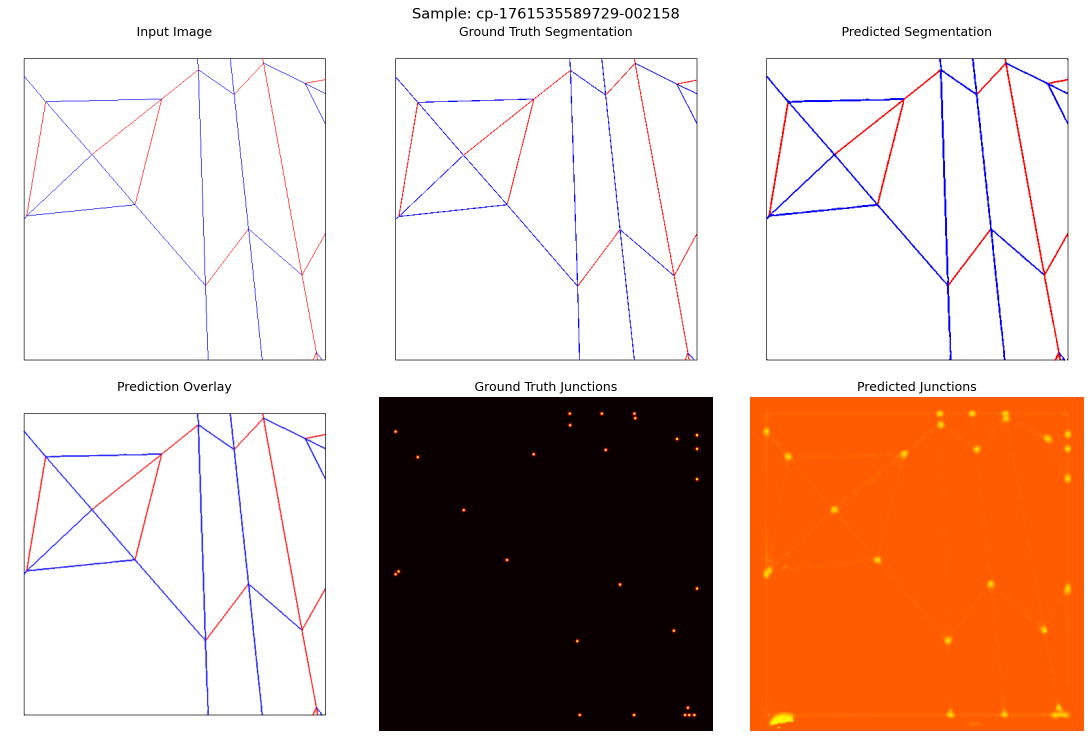
#> input picture visualizations/epoch11_predictions/cp-1761535589729-002158_prediction.png, 2182 x 1477 px (shown at 1/2 size)
$ python -i crop_detector.py   (imports and definitions only)
#> lines starting #> are read from the running program, lines starting #| are printed output that depends on the picture; after the words box and inside, x2 and y2 are one past the last pixel; in counts of white or black regions, pixels touching at a corner belong together
#> further down, picture is the input picture: PIL image 2182x1477 RGBA; mean R, G, B, A 217.4, 192.4, 181.4, 255
"""Detect, crop, and score clean crease-pattern regions from scraped assets."""

from __future__ import annotations

from dataclasses import dataclass
from pathlib import Path
from typing import Iterator

import cv2
import numpy as np
from PIL import Image, ImageOps

from .manifest import sha256_file, sanitize_slug


class PDFRenderingUnavailable(RuntimeError):
    """Raised when a PDF asset cannot be rendered because no renderer is installed."""


@dataclass
class CropDetectionResult:
    asset_id: str
    source_path: str
    crop_path: str | None
    status: str
    needs_review: bool
    bbox: tuple[int, int, int, int] | None
    page_index: int | None
    cp_score: float
    clean_digital_score: float
    hand_drawn_score: float
    photo_text_score: float
    perceptual_hash: str | None
    content_sha256: str | None
    reasons: list[str]
    metrics: dict[str, float]
    gemini: dict[str, object] | None = None


@dataclass
class _Analysis:
    bbox: tuple[int, int, int, int] | None
    cp_score: float
    clean_digital_score: float
    hand_drawn_score: float
    photo_text_score: float
    reasons: list[str]
    metrics: dict[str, float]


def _clamp01(value: float) -> float:
    return max(0.0, min(1.0, float(value)))


def _foreground_metrics(crop_rgb: np.ndarray) -> dict[str, float]:
    """Estimate whether a crop is sparse line art or a filled/photo object."""
    if crop_rgb.size == 0:
        return {
            "foreground_fraction": 1.0,
            "largest_foreground_component_ratio": 1.0,
            "foreground_saturation_mean": 0.0,
            "background_distance_mean": 0.0,
            "photo_object_score": 1.0,
            "line_art_score": 0.0,
        }

    height, width = crop_rgb.shape[:2]
    patch = max(4, min(height, width) // 12)
    samples = np.concatenate(
        [
            crop_rgb[:patch, :patch].reshape(-1, 3),
            crop_rgb[:patch, -patch:].reshape(-1, 3),
            crop_rgb[-patch:, :patch].reshape(-1, 3),
            crop_rgb[-patch:, -patch:].reshape(-1, 3),
        ],
        axis=0,
    ).astype(np.float32)
    background = np.median(samples, axis=0)
    rgb_float = crop_rgb.astype(np.float32)
    distance = np.linalg.norm(rgb_float - background, axis=2)
    threshold = max(28.0, float(np.std(samples)) * 2.2)
    foreground = distance > threshold

    # Small close gaps between shaded object pixels should remain filled, while
    # thin CP lines stay sparse.
    kernel_size = max(3, int(min(height, width) * 0.006))
    kernel = np.ones((kernel_size, kernel_size), np.uint8)
    filled_foreground = cv2.morphologyEx(foreground.astype(np.uint8), cv2.MORPH_CLOSE, kernel, iterations=1)
    foreground_fraction = float(np.count_nonzero(filled_foreground)) / float(max(1, height * width))

    component_count, labels, stats, _ = cv2.connectedComponentsWithStats(filled_foreground, connectivity=8)
    if component_count > 1:
        largest_component = int(stats[1:, cv2.CC_STAT_AREA].max())
    else:
        largest_component = 0
    largest_component_ratio = float(largest_component) / float(max(1, height * width))

    hsv = cv2.cvtColor(crop_rgb, cv2.COLOR_RGB2HSV)
    saturation = hsv[:, :, 1].astype(np.float32)
    foreground_saturation_mean = float(saturation[foreground].mean()) if np.any(foreground) else 0.0
    background_distance_mean = float(distance.mean())

    photo_object_score = _clamp01(
        0.45 * _clamp01(foreground_fraction / 0.42)
        + 0.35 * _clamp01(largest_component_ratio / 0.30)
        + 0.20 * _clamp01(foreground_saturation_mean / 95.0)
    )
    line_art_score = _clamp01(
        0.45 * (1.0 - _clamp01(foreground_fraction / 0.36))
        + 0.35 * (1.0 - _clamp01(largest_component_ratio / 0.24))
        + 0.20 * (1.0 - _clamp01(background_distance_mean / 80.0))
    )
    return {
        "foreground_fraction": float(foreground_fraction),
        "largest_foreground_component_ratio": float(largest_component_ratio),
        "foreground_saturation_mean": float(foreground_saturation_mean),
        "background_distance_mean": float(background_distance_mean),
        "photo_object_score": float(photo_object_score),
        "line_art_score": float(line_art_score),
    }


def _to_rgb_array(image: Image.Image) -> np.ndarray:
    image = ImageOps.exif_transpose(image)
    if image.mode in {"RGBA", "LA"}:
        background = Image.new("RGBA", image.size, (255, 255, 255, 255))
#> background: PIL image 2182x1477 RGBA; every value is 255
        background.alpha_composite(image.convert("RGBA"))
        image = background.convert("RGB")
    else:
        image = image.convert("RGB")
    return np.array(image)


# [42 lines left out: functions average_hash, _render_pdf_with_pypdfium, iter_asset_images, not called in this run]


class CPCropDetector:
    """Heuristic detector for non-hand-drawn CP line-art crops."""

    def __init__(
        self,
        auto_accept_threshold: float = 0.75,
        review_threshold: float = 0.45,
        min_auto_side: int = 512,
        min_review_side: int = 256,
        analysis_max_side: int = 1600,
        crop_padding_ratio: float = 0.025,
    ) -> None:
        self.auto_accept_threshold = auto_accept_threshold
        self.review_threshold = review_threshold
        self.min_auto_side = min_auto_side
        self.min_review_side = min_review_side
        self.analysis_max_side = analysis_max_side
        self.crop_padding_ratio = crop_padding_ratio

    def analyze(self, image: Image.Image) -> _Analysis:
        rgb = _to_rgb_array(image)
        height, width = rgb.shape[:2]
        scale = min(1.0, self.analysis_max_side / max(width, height))
        if scale < 1.0:
            small = cv2.resize(rgb, (int(width * scale), int(height * scale)), interpolation=cv2.INTER_AREA)
        else:
            small = rgb

        small_h, small_w = small.shape[:2]
        gray = cv2.cvtColor(small, cv2.COLOR_RGB2GRAY)
        gray = cv2.GaussianBlur(gray, (3, 3), 0)
        edges = cv2.Canny(gray, 50, 150, apertureSize=3)
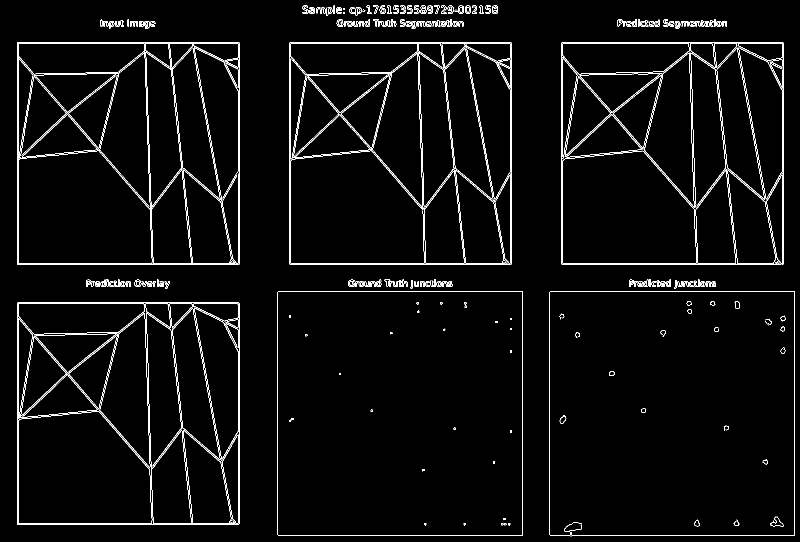
#> edges: shape (1083, 1600) (shown at 1/2 size); 3.2% white in thin lines or dots

        min_line_length = max(24, int(min(small_w, small_h) * 0.045))
        hough_threshold = max(24, int(min(small_w, small_h) * 0.035))
        lines = cv2.HoughLinesP(
            edges,
            rho=1,
            theta=np.pi / 180,
            threshold=hough_threshold,
            minLineLength=min_line_length,
            maxLineGap=max(6, int(min(small_w, small_h) * 0.01)),
        )
#> lines = 373 rows, first 6: [1123, 526, 1567, 526], [478, 528, 478, 85], [1127, 529, 1551, 529], [581, 84, 1020, 84], [1123, 87, 1567, 87], [36, 529, 36, 84]

        line_map = np.zeros_like(edges)
        total_length = 0.0
        angle_bins: set[int] = set()
        line_count = 0
        if lines is not None:
            for line in lines[:, 0, :]:
                x1, y1, x2, y2 = [int(v) for v in line]
                length = float(np.hypot(x2 - x1, y2 - y1))
                if length < min_line_length:
                    continue
                cv2.line(line_map, (x1, y1), (x2, y2), 255, 2, lineType=cv2.LINE_AA)
                total_length += length
                angle = (np.degrees(np.arctan2(y2 - y1, x2 - x1)) + 180.0) % 180.0
                angle_bins.add(int(angle // 15))
                line_count += 1
#> this loop made 373 passes
#> (x1, y1, x2, y2, length, total_length, angle) on passes 1 to 3: (1123, 526, 1567, 526, 444, 444, 0), (478, 528, 478, 85, 443, 887, 90), (1127, 529, 1551, 529, 424, 1311, 0)
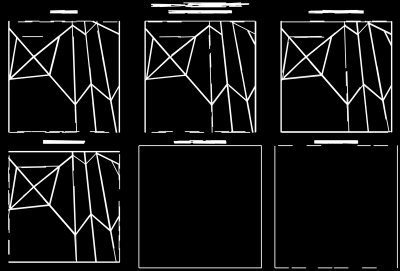
#> line_map: shape (1083, 1600) (shown at 1/4 size); min 0, max 255, mean 20.5
#> after the loop, angle_bins = 11 items; line_count = 373; total_length = 57220.3

        mask_for_bbox = line_map
        if line_count < 4:
            median = float(np.median(gray))
            if median >= 128:
                _, threshold_mask = cv2.threshold(gray, 0, 255, cv2.THRESH_BINARY_INV + cv2.THRESH_OTSU)
            else:
                _, threshold_mask = cv2.threshold(gray, 0, 255, cv2.THRESH_BINARY + cv2.THRESH_OTSU)
            mask_for_bbox = cv2.bitwise_or(mask_for_bbox, threshold_mask)

        dilate_size = max(3, int(min(small_w, small_h) * 0.008))
        kernel = np.ones((dilate_size, dilate_size), np.uint8)
        bbox_mask = cv2.dilate(mask_for_bbox, kernel, iterations=1)
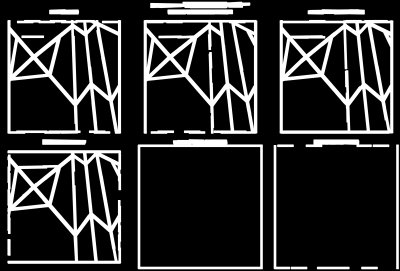
#> bbox_mask: shape (1083, 1600) (shown at 1/4 size); min 0, max 255, mean 47.4
        ys, xs = np.nonzero(bbox_mask)

        reasons: list[str] = []
        bbox: tuple[int, int, int, int] | None
        if len(xs) == 0 or len(ys) == 0:
            bbox = None
            reasons.append("no_line_region")
        else:
            pad = int(min(small_w, small_h) * self.crop_padding_ratio)
            x0 = max(0, int(xs.min()) - pad)
#> x0 = 2
            y0 = max(0, int(ys.min()) - pad)
#> y0 = 0
            x1 = min(small_w, int(xs.max()) + 1 + pad)
#> x1 = 1600
            y1 = min(small_h, int(ys.max()) + 1 + pad)
#> y1 = 1083
            bbox = (
                int(round(x0 / scale)),
                int(round(y0 / scale)),
                int(round(x1 / scale)),
                int(round(y1 / scale)),
            )
#> bbox = (3, 0, 2182, 1477)

        crop_area = float(max(1, small_w * small_h))
        if bbox is not None:
            sx0, sy0, sx1, sy1 = [int(round(v * scale)) for v in bbox]
#> sx0 = 2; sy0 = 0; sx1 = 1600; sy1 = 1083
            sx0, sy0 = max(0, sx0), max(0, sy0)
            sx1, sy1 = min(small_w, sx1), min(small_h, sy1)
            crop_area = float(max(1, (sx1 - sx0) * (sy1 - sy0)))
#> crop_area = 1730634
            crop_edges = edges[sy0:sy1, sx0:sx1]
#> crop_edges: shape (1083, 1598); 3.2% white in thin lines or dots
            crop_lines = line_map[sy0:sy1, sx0:sx1]
            crop_rgb = small[sy0:sy1, sx0:sx1]
        else:
            crop_edges = edges
            crop_lines = line_map
            crop_rgb = small

        line_pixels = float(np.count_nonzero(crop_lines))
#> line_pixels = 175766
        edge_pixels = float(np.count_nonzero(crop_edges))
#> edge_pixels = 55371
        line_density = line_pixels / crop_area
#> line_density = 0.102
        edge_density = edge_pixels / crop_area
#> edge_density = 0.032
        long_line_ratio = line_pixels / max(edge_pixels, 1.0)
#> long_line_ratio = 3.17

        if bbox is not None:
            x0, y0, x1, y1 = bbox
#> x0 = 3; x1 = 2182; y1 = 1477
            crop_w, crop_h = max(1, x1 - x0), max(1, y1 - y0)
#> crop_w = 2179; crop_h = 1477
        else:
            crop_w, crop_h = width, height
        aspect = crop_w / max(crop_h, 1)
#> aspect = 1.48
        aspect_score = _clamp01(1.0 - abs(np.log(max(aspect, 1e-6))) / np.log(1.65))
#> aspect_score = 0.223

        color_std = float(np.mean(np.std(crop_rgb.astype(np.float32), axis=(0, 1)))) if crop_rgb.size else 0.0
#> color_std = 99.48
        foreground = _foreground_metrics(crop_rgb)
#> in _foreground_metrics, `background = np.median(samples, axis=0)`: background = [255, 255, 255]
#> in _foreground_metrics, `distance = np.linalg.norm(rgb_float - background, axis=2)`:
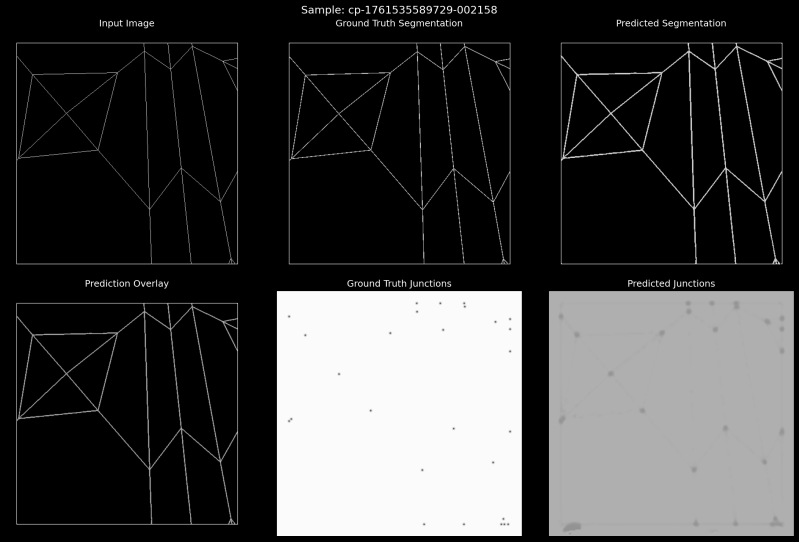
#> distance: shape (1083, 1598) float32 (shown at 1/2 size); min 0, max 441.7, mean 109.9; drawn with min black and max white
#> in _foreground_metrics, `threshold = max(28.0, float(np.std(samples)) * 2.2)`: threshold = 159.8
#> in _foreground_metrics, `filled_foreground = cv2.morphologyEx(foreground.astype(np.uint8), cv2...`:
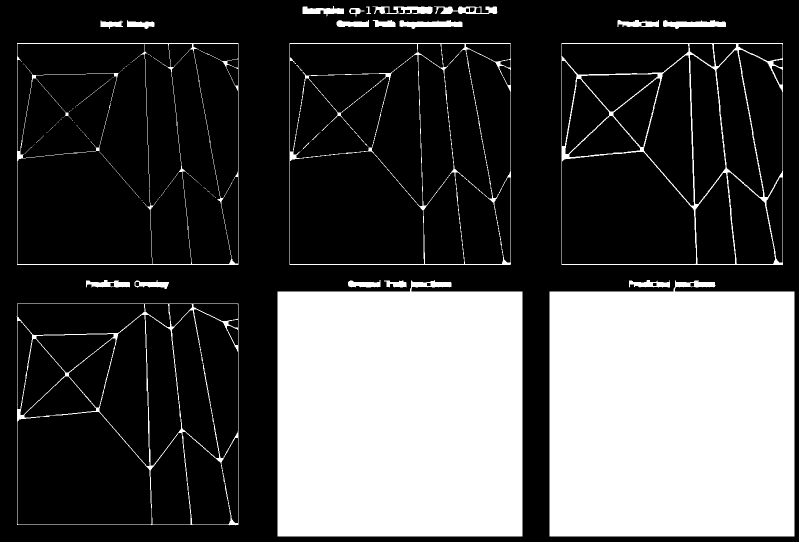
#> filled_foreground: shape (1083, 1598) (shown at 1/2 size); values 0 (black) and 1 (white), 30.6% white; 103 white regions (70 under 20 px), largest, box (x1, y1, x2, y2) and area: (555, 560, 1045, 1073) 240929, (1099, 560, 1589, 1073) 240918, (1122, 86, 1566, 530) 11664
#> in _foreground_metrics, `foreground_fraction = float(np.count_nonzero(filled_foreground)) / flo..`: foreground_fraction = 0.306
#> in _foreground_metrics, `component_count, labels, stats, _ = cv2.connectedComponentsWithStats(f..`:
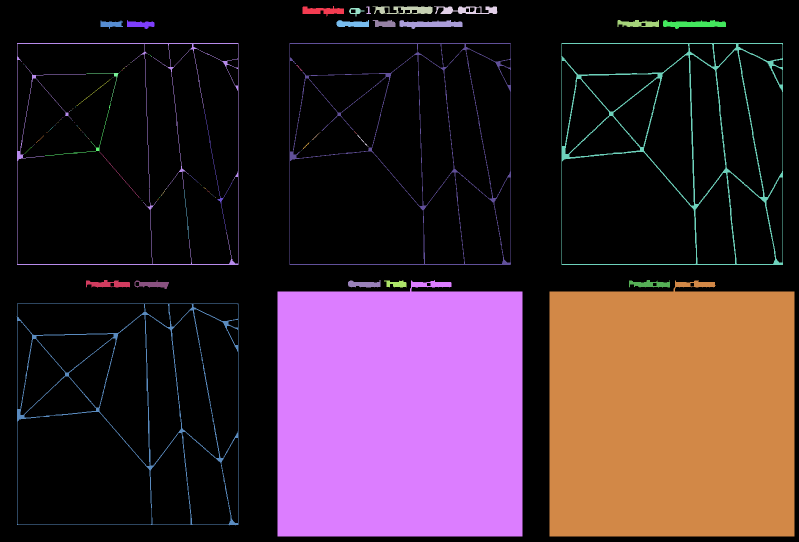
#> labels: shape (1083, 1598) int32 (shown at 1/2 size); 104 distinct labels, from 0 to 103; one colour per label, 0 black
#> in _foreground_metrics, `component_count, labels, stats, _ = cv2.connectedComponentsWithStats(f..`: component_count = 104; stats = 104 rows, first 6: [0, 0, 1598, 1083, 1201600], [605, 12, 83, 21, 953], [732, 13, 10, 15, 64], [745, 13, 120, 15, 1164], [868, 13, 127, 15, 1117], [698, 16, 31, 17, 215]
#> in _foreground_metrics, `largest_component = int(stats[1:, cv2.CC_STAT_AREA].max())`: largest_component = 240929
#> in _foreground_metrics, `largest_component_ratio = float(largest_component) / float(max(1, heig..`: largest_component_ratio = 0.139
#> in _foreground_metrics, `saturation = hsv[:, :, 1].astype(np.float32)`:
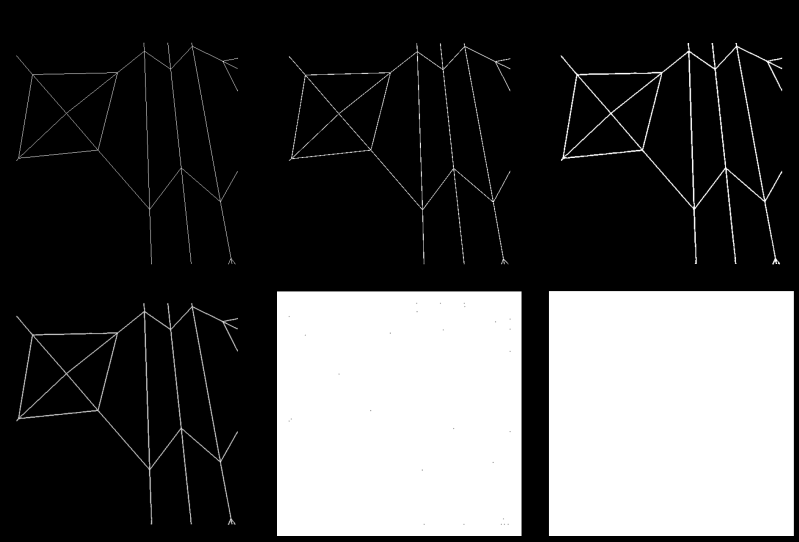
#> saturation: shape (1083, 1598) float32 (shown at 1/2 size); min 0, max 255, mean 73.6
#> in _foreground_metrics, `foreground_saturation_mean = float(saturation[foreground].mean()) if n..`: foreground_saturation_mean = 243.3
#> in _foreground_metrics, `background_distance_mean = float(distance.mean())`: background_distance_mean = 109.9
#> in _foreground_metrics, `photo_object_score = _clamp01( 0.45 * _clamp01(foreground_fraction / 0..`: photo_object_score = 0.69
#> in _foreground_metrics, `line_art_score = _clamp01( 0.45 * (1.0 - _clamp01(foreground_fraction ..`: line_art_score = 0.215
#> foreground = {'foreground_fraction': 0.306, 'largest_foreground_component_ratio': 0.139, 'foreground_saturation_mean': 243.3, 'background_distance_mean': 109.9, 'photo_object_score': 0.69, 'line_art_score': 0.215}
        line_count_score = _clamp01(line_count / 28.0)
#> line_count_score = 1
        length_score = _clamp01(total_length / max(min(small_w, small_h) * 6.0, 1.0))
#> length_score = 1
        density_score = _clamp01(line_density / 0.035)
#> density_score = 1
        diversity_score = _clamp01(len(angle_bins) / 5.0)
#> diversity_score = 1

        texture_without_lines = _clamp01((edge_density / 0.16) * (1.0 - _clamp01(long_line_ratio / 0.55)))
#> texture_without_lines = 0
        photo_text_score = _clamp01(
            0.45 * texture_without_lines
            + 0.25 * _clamp01(color_std / 85.0)
            + 0.30 * foreground["photo_object_score"]
        )
#> photo_text_score = 0.457
        clean_digital_score = _clamp01(
            0.35 * _clamp01(long_line_ratio / 0.55)
            + 0.30 * line_count_score
            + 0.20 * density_score
            + 0.15 * foreground["line_art_score"]
        )
#> clean_digital_score = 0.882
        hand_drawn_score = _clamp01(
            0.55 * (1.0 - _clamp01(long_line_ratio / 0.45)) + 0.25 * texture_without_lines + 0.20 * (1.0 - clean_digital_score)
        )
#> hand_drawn_score = 0.0236
        cp_score = _clamp01(
            0.28 * line_count_score
            + 0.22 * length_score
            + 0.18 * density_score
            + 0.12 * diversity_score
            + 0.12 * aspect_score
            + 0.18 * clean_digital_score
            - 0.35 * photo_text_score
            - 0.30 * foreground["photo_object_score"]
            - 0.10 * hand_drawn_score
        )
#> cp_score = 0.616

        if line_count < 8:
            reasons.append("few_long_lines")
        if min(crop_w, crop_h) < self.min_auto_side:
            reasons.append("small_crop")
        if photo_text_score >= 0.55:
            reasons.append("high_photo_text_score")
        if hand_drawn_score >= 0.60:
            reasons.append("likely_hand_drawn_or_noisy")
        if aspect_score < 0.65:
            reasons.append("non_square_region")
        if foreground["photo_object_score"] >= 0.55:
            reasons.append("likely_photo_or_folded_model")
        if foreground["foreground_fraction"] >= 0.36:
            reasons.append("filled_foreground_not_line_art")

        metrics = {
            "width": float(width),
            "height": float(height),
            "crop_width": float(crop_w),
            "crop_height": float(crop_h),
            "line_count": float(line_count),
            "total_line_length": float(total_length / max(scale, 1e-9)),
            "line_density": float(line_density),
            "edge_density": float(edge_density),
            "long_line_ratio": float(long_line_ratio),
            "angle_bin_count": float(len(angle_bins)),
            "aspect_score": float(aspect_score),
            "color_std": float(color_std),
            **foreground,
        }
        return _Analysis(
            bbox=bbox,
            cp_score=float(cp_score),
            clean_digital_score=float(clean_digital_score),
            hand_drawn_score=float(hand_drawn_score),
            photo_text_score=float(photo_text_score),
            reasons=reasons,
            metrics=metrics,
        )

    # [138 lines left out: functions classify, crop_image, detect_and_save, process_asset_for_crops, write_contact_sheet, not called in this run]

>>> from PIL import Image
>>> picture = Image.open('../../../visualizations/epoch11_predictions/cp-1761535589729-002158_prediction.png')
>>> result = CPCropDetector().analyze(picture)
